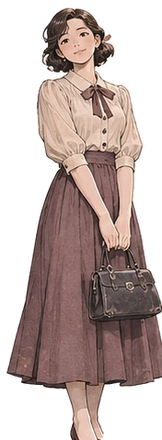
#> input picture prototype/src/assets/characters/akiko.png, 162 x 440 px
$ python extract_white.py ../src/assets/characters/akiko.png ../src/assets/characters/cheongok.png ../src/assets/characters/cheongok.png
#> lines starting #> are read from the running program, lines starting #| are printed output that depends on the picture; after the words box and inside, x2 and y2 are one past the last pixel; in counts of white or black regions, pixels touching at a corner belong together
"""Cut figures out of white-background character sheets.

    python3 tools/extract_white.py <image> <out_dir> name1,name2[,...]   (figures left→right)
"""
import sys
import numpy as np
from PIL import Image
from scipy import ndimage

src, out, names = sys.argv[1], sys.argv[2], sys.argv[3].split(',')
TARGET_H = 440
im = np.asarray(Image.open(src).convert('RGB')).astype(np.float32)
d = np.linalg.norm(im - 255, axis=2)
fg = d > 22
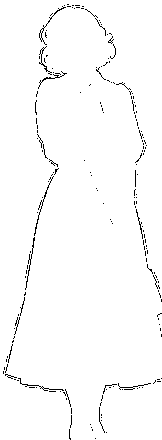
#> fg: shape (440, 162) bool; 98.2% white; black in thin lines or dots
fg = ndimage.binary_closing(fg, iterations=2)
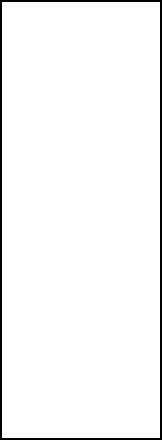
#> fg: shape (440, 162) bool; 96.6% white; 1 black region, box (x1, y1, x2, y2) and area: (0, 0, 162, 440) 2392
# split into len(names) columns at the widest empty vertical gaps
cols = fg.sum(axis=0) > 0
runs, start = [], None
for x, v in enumerate(cols):
    if v and start is None: start = x
    if not v and start is not None: runs.append([start, x]); start = None
#> this loop made 162 passes
#> v on pass 3: True
#> v on passes 1, 2, 4, 5, 6, 7: False, False, True, True, True, True
#> after the loop, runs = [[2, 160]]
if start is not None: runs.append([start, len(cols)])
# merge runs until we have len(names)
while len(runs) > len(names):
    gaps = [runs[i + 1][0] - runs[i][1] for i in range(len(runs) - 1)]
    i = int(np.argmin(gaps)); runs[i] = [runs[i][0], runs[i + 1][1]]; del runs[i + 1]
#> this loop made 0 passes
print(runs)
#| [[2, 160]]
for name, (x0, x1) in zip(names, runs):
    crop = im[:, x0:x1]
    dist = d[:, x0:x1]
    solid = dist > 22
    # keep the largest blob, fill holes inside the silhouette
    lab, n = ndimage.label(ndimage.binary_closing(solid, iterations=3), structure=np.ones((3, 3)))
    sizes = ndimage.sum(solid, lab, range(1, n + 1))
    body = lab == (1 + int(np.argmax(sizes)))
    body = ndimage.binary_dilation(body, iterations=1)
    alpha = np.clip((dist - 10) / 40.0, 0, 1) * body
    # decontaminate the white fringe on semi-transparent edge pixels
    a = np.clip(alpha, 1e-3, 1)[..., None]
    rgb = np.where(alpha[..., None] < 1, np.clip((crop - 255 * (1 - a)) / a, 0, 255), crop)
    rgba = np.dstack([rgb, alpha * 255]).astype(np.uint8)
    ys, xs = np.where(alpha > 0.05)
    rgba = rgba[ys.min():ys.max() + 1, xs.min():xs.max() + 1]
    img = Image.fromarray(rgba, 'RGBA')
    w = round(img.width * TARGET_H / img.height)
    img = img.convert('RGBa').resize((w, TARGET_H), Image.LANCZOS).convert('RGBA')
    img.save(f'{out}/{name}.png', optimize=True)
    print(name, img.size)
#> this loop made 1 pass
#> (name, x0, x1, n, sizes, w) on pass 1: ('../src/assets/characters/cheongok.png', 2, 160, 1, [64712], 155)
#| ../src/assets/characters/cheongok.png (155, 440)
#> pass 1, `dist = d[:, x0:x1]`:
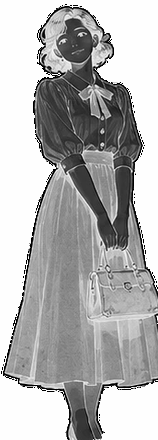
#> dist: shape (440, 158) float32; min 0, max 441.7, mean 309.6; drawn with min black and max white
#> pass 1, `lab, n = ndimage.label(ndimage.binary_closing(solid, iterations=3), st..`:
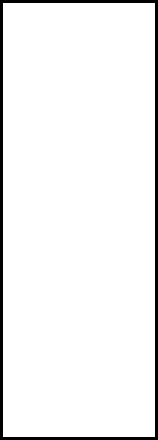
#> lab: shape (440, 158) int32; values 0 (black) and 1 (white), 94.9% white; 1 black region, box (x1, y1, x2, y2) and area: (0, 0, 158, 440) 3552
#> after the loop:
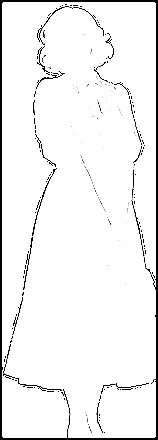
#> alpha: shape (440, 158) float32; min 0, max 1, mean 0.946
#> after the loop:
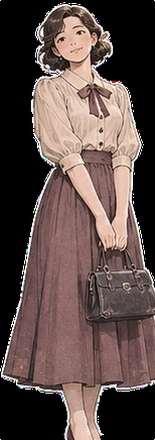
#> img: PIL image 155x440 RGBA; mean R, G, B, A 89.6, 72.5, 68.5, 249.1; transparent parts drawn white
#> after the loop:
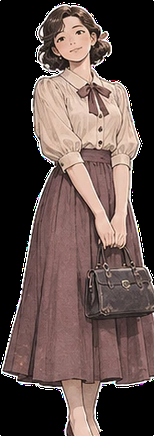
#> rgba: shape (436, 154, 4); mean R, G, B, A 91.9, 74.8, 70.6, 249.8; transparent parts drawn white

$ run again, on prototype/src/assets/characters/ganemura.png
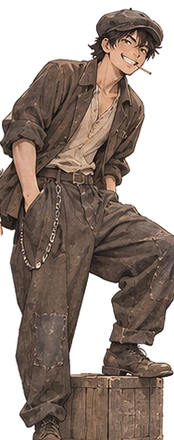
#> input picture prototype/src/assets/characters/ganemura.png, 174 x 440 px
#> `fg = d > 22`:
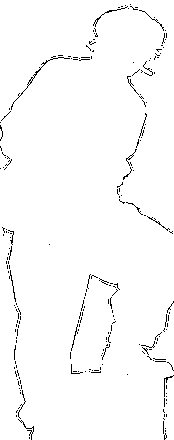
#> fg: shape (440, 174) bool; 98% white; black in thin lines or dots
#> the loop `for x, v in enumerate(cols):` made 174 passes
#> v on pass 3: True
#> after the loop `for x, v in enumerate(cols):`: runs = [[2, 172]]
#| [[2, 172]]
#> the loop `for name, (x0, x1) in zip(names, runs):` made 1 pass
#> (name, x0, x1, n, sizes, w) on pass 1: ('../src/assets/characters/ganemura.png', 2, 172, 1, [69748], 168)
#> (printed output is left out)
#> after the loop `for name, (x0, x1) in zip(names, runs):`:
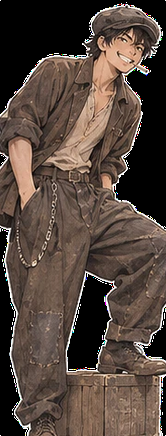
#> rgba: shape (436, 166, 4); mean R, G, B, A 84.3, 69.6, 61, 249.7; transparent parts drawn white
